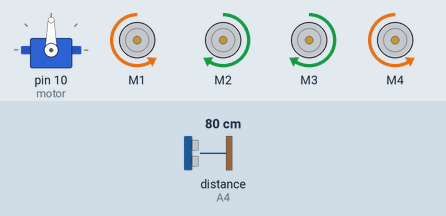
A sketch run on a simulated Arduino Uno, built with avr-gcc and run on an emulated ATmega328P. Parts: servo, 4 × DC motor (green arrow = forward, orange = backward, longer = faster). Wiring (inferred from the names in the program): ultrasonic range finder: trigger A5; echo A4. The test bench sets the inputs (shaded band); at power-on: distance to the obstacle (sensor on A4) 80 cm. The echo pulse lasts 58.3 µs per cm.

Above: at 1.2 s.
1.3 s: distance to the obstacle (sensor on A4) set to 15 cm
2.8 s: distance to the obstacle (sensor on A4) set to 11 cm
At 3.5 s:
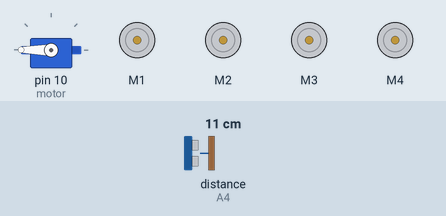
5.8 s: distance to the obstacle (sensor on A4) set to 18 cm
At 8.6 s:
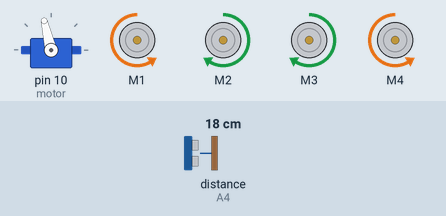
8.8 s: distance to the obstacle (sensor on A4) set to 2 cm
At 10.1 s:
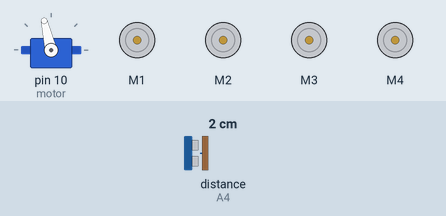
11.8 s: distance to the obstacle (sensor on A4) set to 35 cm
At 13.6 s:
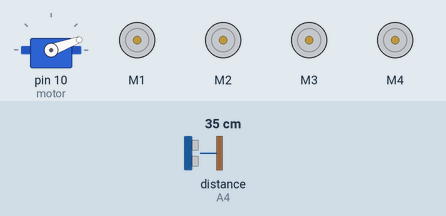
Timing chart, 0 to 15.3 s (numbered marks = the images above; inputs shaded):
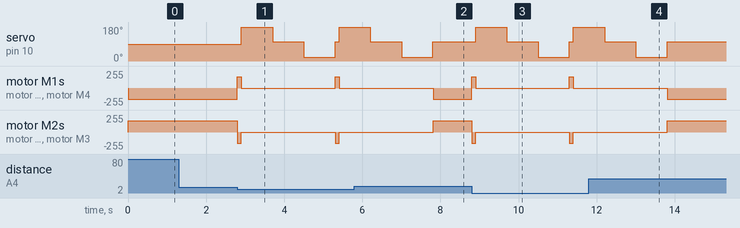

Measured:
- the behaviour switches between 14 and 13 cm on distance to the obstacle (sensor on A4) (found by bisection; images 0 and 1)
- after the input at 1.3 s, every drawn part: stays the same
- after the input at 2.8 s, servo on pin 10 (motor): 90° → 180° after 0.10 s, → 103° 0.80 s later, → 20° 0.80 s later, → 103° 0.80 s later, … (5 changes in this stretch); motor M1: alternates forward 170/255 for 0.10 s and stopped for 2.4 s, starting at once
- after the input at 5.8 s, servo on pin 10 (motor): goes on until 7.8 s, then stays 103°
- after the input at 8.8 s, servo on pin 10 (motor): 103° → 180° after 0.10 s, → 103° 0.80 s later, → 20° 0.80 s later, → 103° 0.80 s later, … (5 changes in this stretch); motor M1: alternates forward 170/255 for 0.10 s and stopped for 2.4 s, starting at once
- after the input at 11.8 s, servo on pin 10 (motor): goes on until 13.8 s, then stays 103°

The sketch:

Code.ino
```cpp
#include <Servo.h>
#include <AFMotor.h>
#define Echo A4
#define Trig A5
#define motor 10
#define Speed 170
#define spoint 103
char value;
int distance;
int Left;
int Right;
int L = 0;
int R = 0;
int L1 = 0;
int R1 = 0;
Servo servo;
AF_DCMotor M1(1);
AF_DCMotor M2(2);
AF_DCMotor M3(3);
AF_DCMotor M4(4);
void setup() {
 Serial.begin(9600);
 pinMode(Trig, OUTPUT);
 pinMode(Echo, INPUT);
 servo.attach(motor);
 M1.setSpeed(Speed);
 M2.setSpeed(Speed);
 M3.setSpeed(Speed);
 M4.setSpeed(Speed);
}
void loop() {

Obstacle();
}
void Obstacle() {
 distance = ultrasonic();
 if (distance <= 12) {
 Stop();
 backward();
 delay(100);
 Stop();
 L = leftsee();
 servo.write(spoint);
 delay(800);
 R = rightsee();
 servo.write(spoint);
 if (L < R) {
 right();
 delay(500);
 Stop();
 delay(200);
 } else if (L > R) {
 left();
 delay(500);
 Stop();
 delay(200);
 }
 } else {

 forward();
 }
}
// Ultrasonic sensor distance reading function
int ultrasonic() {
 digitalWrite(Trig, LOW);
 delayMicroseconds(4);
 digitalWrite(Trig, HIGH);
 delayMicroseconds(10);
digitalWrite(Trig, LOW);
 long t = pulseIn(Echo, HIGH);
 long cm = t / 29 / 2; //time convert distance
 return cm;
}
void forward() {
 M1.run(BACKWARD);
 M2.run(FORWARD);
 M3.run(FORWARD);
 M4.run(BACKWARD);
}
void backward() {
 M1.run(FORWARD);
 M2.run(BACKWARD);
 M3.run(BACKWARD);
 M4.run(FORWARD);
}
void right() {
 M1.run(FORWARD);
 M2.run(BACKWARD);
 M3.run(FORWARD);
 M4.run(BACKWARD);
}
void left() {
 M1.run(BACKWARD);
 M2.run(FORWARD);
 M3.run(BACKWARD);
 M4.run(FORWARD);
}
void Stop() {
 M1.run(RELEASE);
 M2.run(RELEASE);
 M3.run(RELEASE);
 M4.run(RELEASE);
}

int rightsee() {
 servo.write(20);
 delay(800);
 Left = ultrasonic();
 return Left;
}
int leftsee() {
 servo.write(180);
 delay(800);
 Right = ultrasonic();
 return Right;}
```
